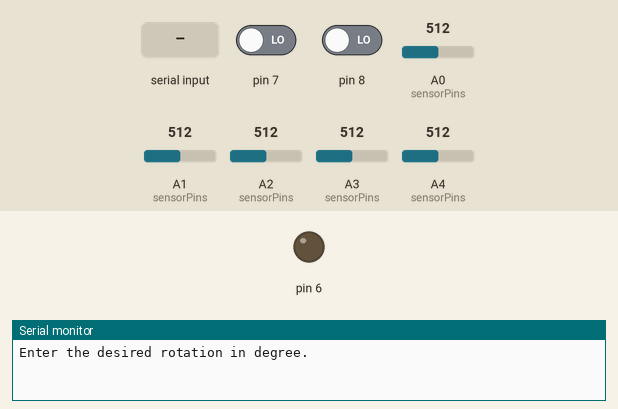
Recording of a sketch running on a simulated Arduino Uno, built with avr-gcc and run on an emulated ATmega328P. Parts: output pins drawn as LEDs (lit = HIGH), the last lines printed to the serial monitor. The test bench sets the inputs (shaded band); at power-on: pin 7 LOW, pin 8 LOW, A0 (sensorPins) = 512, A1 (sensorPins) = 512, A2 (sensorPins) = 512, A3 (sensorPins) = 512, A4 (sensorPins) = 512.

Above: at 0.9 s.
1.0 s: "90,45\n" received over Serial
At 2.75 s:
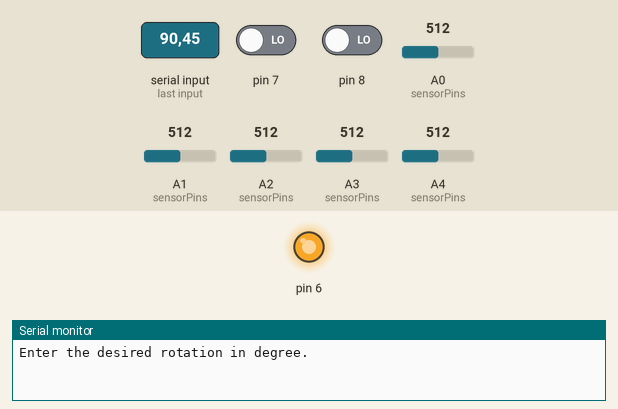
At 6.96 s:
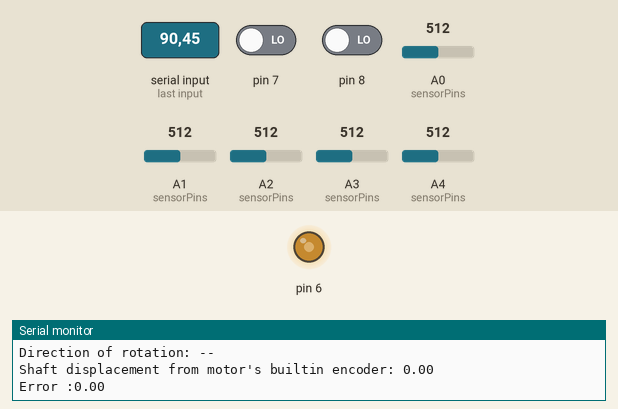
7.0 s: pin 7 driven HIGH
At 7.26 s:
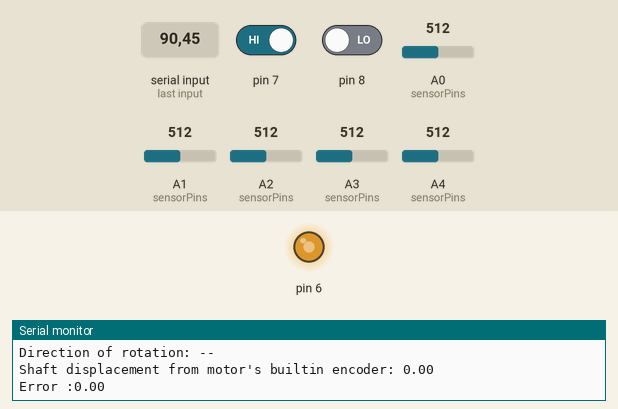
13.0 s: pin 8 driven HIGH
Timing chart, 0 to 17.0 s (numbered marks = the images above; inputs shaded):
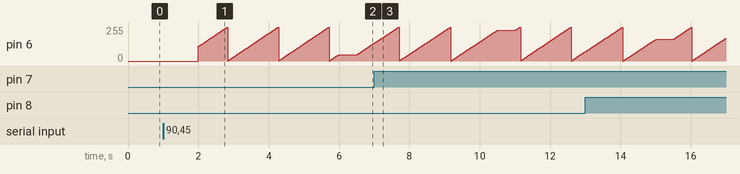

The sketch:

Absolute_implementation.ino
```cpp
#pragma once
#include <Arduino.h>
#include <HardwareSerial.h>
#include <stdint.h>
#include "absolute_encoder.h"

float deg=45; // Rotation degree
float s = 0;  //Encoder counts
int sm1 = 0;  //Built-in chanel 1
int sm2 = 0;  //Built-in chanel 2
int r = 0;    //indicator for reading builtin encoder to avoid the reading redundancy
float er;     //Proportional error for PI controller
float eri;    //Integral error for PI controller


int t=0;    //time in ms
int t0=0;   //memory for time in ms


int finish=0;  //finish indicator
int rep=1;     //Repetition indicator


//CONFIG FOR OPTICAL ABSOLUTE ENCODER:
const int sensorPins[5]     = {A0, A1, A2, A3, A4};   // A0 LSB, A4 MSB
int thresholds[5]           = {512, 512, 512, 512, 880}; // calibrated for each channel (A0-A4)
float errorReadings[10];   // stores the Error from each of the 10 shaft positions

float lastUnwrappedAngle = 0.0;
float cumulativeOffset = 0.0;
float previousRawAngle = 0.0;
float initialUnwrappedAngle = 0.0;


void setup() {

  Serial.begin(250000);                                                 //Baud rate of communication

  Serial.println("Enter the desired rotation in degree.");

  while (Serial.available() == 0)                                       //Obtaining data from user
  {
    //Wait for user input
  }

  deg = Serial.readString().toFloat(); //Reading the Input string from Serial port.
  if (deg<0)
  {
    analogWrite(3,255);                                                   //change the direction of rotation by applying voltage to pin 3 of arduino
  }
  deg=abs(deg);

  //Initializing the home position of the shaft by reading the absolute encoder's gray code and converting it to degrees
  byte homeGray   = read_all_sensors(sensorPins, thresholds);
  byte homeBinary = convert_gray_to_binary(homeGray);
  float homeAngle = convert_binary_to_degrees(homeBinary);

  previousRawAngle      = homeAngle;
  initialUnwrappedAngle = homeAngle;
  lastUnwrappedAngle    = homeAngle;
}


float kp = .6*90/deg;                         //proportional gain of PI
float ki = .02;                               //integral gain of PI


void loop() {
  // put your main code here, to run repeatedly:

t=millis();                 //reading time
t0=t;                       //sving the current time in memory
  while (t<t0+4000 && rep<=10)                                        //let the code to ran for 4 seconds each with repetitions of 10
  {

if (t%10==0)                                      //PI controller that runs every 10ms
{
    if (s < deg * 114 * 2 / 360)
    {
      er = deg - s *360/228;
      eri = eri + er;
      analogWrite(6, kp * er + ki * eri);
    }

    if (s >= deg * 228/360)
    {
      analogWrite(6, 0);
      eri = 0;
    }
    delay(1);
}


    sm1 = digitalRead(7);         //reading chanel 1
    sm2 = digitalRead(8);         //reading chanel 2


    if (sm1 != sm2 && r == 0) {                                      //counting the number changes for both chanels
      s = s + 1;
      r = 1;                                                         // this indicator wont let this condition, (sm1 != sm2), to be counted until the next condition, (sm1 == sm2), happens
    }
    if (sm1 == sm2 && r == 1) {
      s = s + 1;
      r = 0;                                                         // this indicator wont let this condition, (sm1 == sm2), to be counted until the next condition, (sm1 != sm2), happens
    }


t=millis();           //updating time
finish=1;             //cghanging finish indicator

  }

if (finish==1){                                //this part of the code is for displaying the result
      delay(500);                              //half second delay
      rep=rep+1;

      byte gray    = read_all_sensors(sensorPins, thresholds);
      byte binary  = convert_gray_to_binary(gray);
      float rawAngle  = convert_binary_to_degrees(binary);


// Unwrapping the angle to handle wrapping around 0/360 degrees
    float unwrapped = unwrap_angle(rawAngle, previousRawAngle, cumulativeOffset);
    previousRawAngle = rawAngle;
// Calculating the angular displacement from the last unwrapped angle
    float displacement = calculate_angular_displacement(lastUnwrappedAngle, unwrapped);
    lastUnwrappedAngle = unwrapped;
// Getting the direction of rotation based on the displacement
    const char* direction = get_direction(displacement);

    // increasing the repetition indicator
    Serial.print("shaft possition from optical absolute sensor from home position: ");
    Serial.println(unwrapped-initialUnwrappedAngle);

    Serial.print("shaft displacement from optical absolute sensor: ");
    Serial.println(displacement);

    Serial.print("Direction of rotation: ");
    Serial.println(direction);

    Serial.print("Shaft displacement from motor's builtin encoder: ");
    Serial.println(s * 360 / 228);                                      //every full Revolution of the shaft is associated with 228 counts of builtin
                                                                          //encoder so to turn it to degre we can use this formula (s * 360 / 228), "s" is the number of  built-in encoder counts

    float Error = abs(displacement)-s*360/228;
    Serial.print("Error :");
    Serial.println(Error);                                              //displaying error
    Serial.println();
    errorReadings[rep - 2] = Error;   // rep was just incremented, so rep-2 is the 0-based index for this round

    if (rep - 1 == 10) {   // all 10 readings have now been stored
      float meanBest8 = calculate_mean_of_best_readings(errorReadings, 10);
      Serial.print("Mean error (8 best out of 10): ");
      Serial.println(meanBest8);
      Serial.println();
    }
    s = 0;
    finish=0;
}
analogWrite(6,0);                                                         //turning off the motor
}
```

Absolute_encoder.h
```cpp
#pragma once
#include <Arduino.h>

bool read_sensor(int pin, int threshold);

byte read_all_sensors(const int pins[5], const int thresholds[5]);

byte convert_gray_to_binary(byte gray_code);

float convert_binary_to_degrees(byte binary_code);

float calculate_angular_displacement(float initial_unwrapped_angle, float current_unwrapped_angle);

float unwrap_angle(float raw_angle, float previous_raw_angle, float &cumulative_offset);

const char* get_direction(float displacement);

float calculate_mean_of_best_readings(float differences[], int count);
```

absolute_encoder.cpp
```cpp
#include <Arduino.h>
// TO DO:

//1. Add function that returns reading from 1 sensor.
bool read_sensor(int pin, int threshold) {
  int sensor_value = analogRead(pin);
  return sensor_value > threshold;
}

//2. Add function that reads all sensors and returns gray code in a byte
byte read_all_sensors(const int pins[5], const int thresholds[5]) {
  byte gray_code = 0;
  for (int i = 0; i < 5; i++) {
    if (read_sensor(pins[i], thresholds[i])) {
      gray_code |= (1 << i);
    }
  }
  return gray_code;
}

//3. Add a function that converts gray code to binary code and returns the result as a byte.
byte convert_gray_to_binary(byte gray_code) {
    byte binary_code = 0;
    bool prev_bit = (gray_code>>4) & 1;
    binary_code |= (prev_bit<<4);
    for (int i=3 ; 0<=i ; i--) {
        bool current_bit = prev_bit ^ ((gray_code>>i) & 1);
        binary_code |= (current_bit<<i);
        prev_bit = current_bit;

    }
    return binary_code;
}

//4. Add a function that converts binary code to degrees.
float convert_binary_to_degrees(byte binary_code) {
    return binary_code * (360.0 / 32.0);
}


//5. Save starting angle, and calculate difference compared to current angle
//to calculate rotation. negative sign means counterclockwise rotation, positive sign means clockwise rotation.

float calculate_angular_displacement(float initial_unwrapped_angle, float current_unwrapped_angle) {
  return current_unwrapped_angle - initial_unwrapped_angle;
}

// in case of angle wrapping, we need to unwrap the angle to get the correct displacement. This function takes the raw angle, previous raw angle, and a reference to cumulative offset to keep track of the total rotation.
float unwrap_angle(float raw_angle, float previous_raw_angle, float &cumulative_offset) {
  float delta = raw_angle - previous_raw_angle;

  if (delta > 180.0) {
    cumulative_offset -= 360.0;
  } else if (delta < -180.0) {
    cumulative_offset += 360.0;
  }

  return raw_angle + cumulative_offset;
}


// This function determines the direction of rotation based on the displacement. It returns "CW" for clockwise, "CCW" for counterclockwise, and "--" for no movement.
const char* get_direction(float displacement) {
  if (displacement < 0) return "CW";
  if (displacement > 0) return "CCW";
  return "--";
}

//6. Find the mean of 8 out of 10 best readings.
float calculate_mean_of_best_readings(float differences[], int count) {
  // Simple bubble sort by ABSOLUTE VALUE (smallest deviation first)
  for (int i = 0; i < count - 1; i++) {
    for (int j = 0; j < count - i - 1; j++) {
      if (abs(differences[j]) > abs(differences[j + 1])) {
        float temp = differences[j];
        differences[j] = differences[j + 1];
        differences[j + 1] = temp;
      }
    }
  }

  // Take the (count - 2) best readings, drop the 2 largest deviations
  int best_count = count - 2;
  float sum = 0;
  for (int i = 0; i < best_count; i++) {
    sum += abs(differences[i]);   // unsigned average, as required by the assignment
  }
  return sum / best_count;
}
```

Measured:
- after the input at 1.0 s, pin 6: ramps from 0/255 to 255/255 and jumps back, once every 1.4 s
